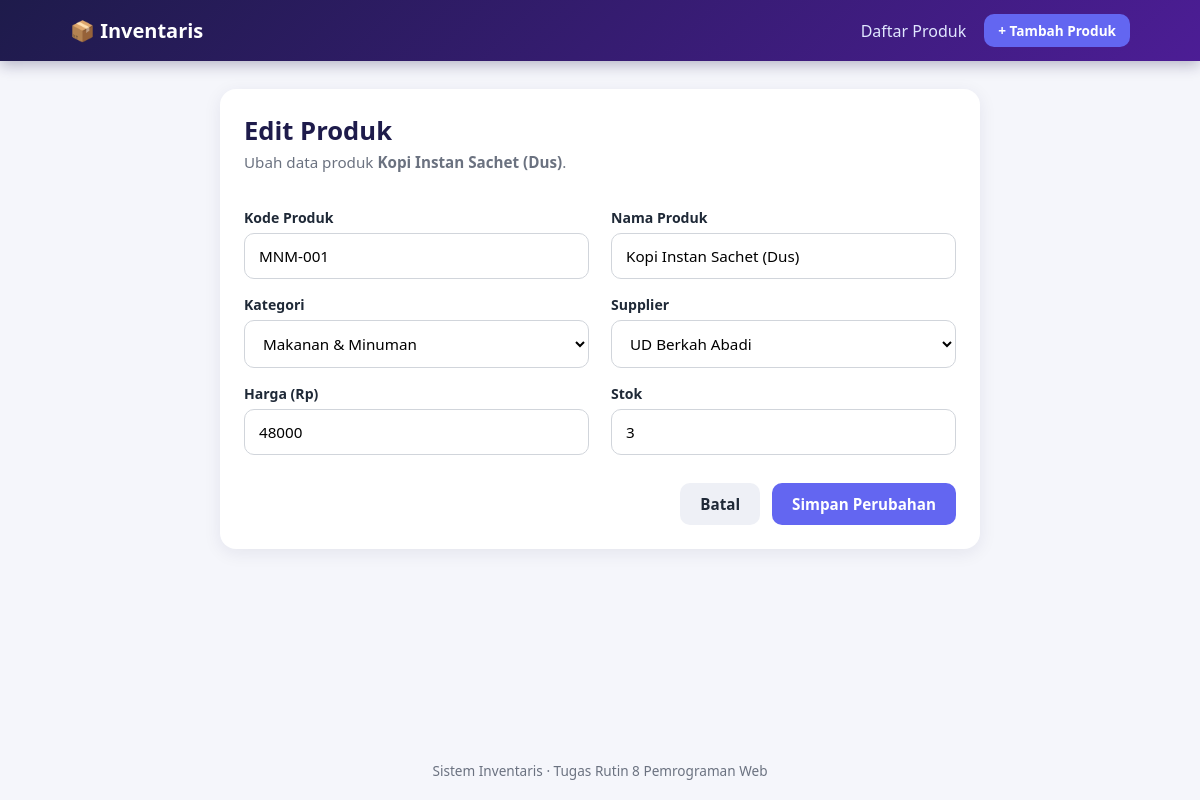
The app's page /edit.php?id=4 with its own data.
### tables this page shows
CREATE TABLE produk (
    id          INT UNSIGNED AUTO_INCREMENT PRIMARY KEY,
    kode_produk VARCHAR(20)  NOT NULL UNIQUE,
    nama_produk VARCHAR(150) NOT NULL,
    kategori_id INT UNSIGNED NOT NULL,
    supplier_id INT UNSIGNED NOT NULL,
    harga       DECIMAL(12,0) NOT NULL,
    stok        INT UNSIGNED NOT NULL DEFAULT 0,
    created_at  TIMESTAMP NOT NULL DEFAULT CURRENT_TIMESTAMP,
    CONSTRAINT fk_produk_kategori FOREIGN KEY (kategori_id)
        REFERENCES kategori(id) ON UPDATE CASCADE ON DELETE RESTRICT,
    CONSTRAINT fk_produk_supplier FOREIGN KEY (supplier_id)
        REFERENCES supplier(id) ON UPDATE CASCADE ON DELETE RESTRICT
);

CREATE TABLE kategori (
    id            INT UNSIGNED AUTO_INCREMENT PRIMARY KEY,
    nama_kategori VARCHAR(100) NOT NULL UNIQUE,
    deskripsi     VARCHAR(255) NULL
);

CREATE TABLE supplier (
    id            INT UNSIGNED AUTO_INCREMENT PRIMARY KEY,
    nama_supplier VARCHAR(100) NOT NULL,
    telepon       VARCHAR(20)  NOT NULL,
    alamat        VARCHAR(255) NULL
);

### includes/functions.php (called while the page is built, shortened)
<?php
require_once __DIR__ . '/../config/database.php';
function db(): PDO
{
    return Database::getInstance()->getConnection();
}
function e($text): string
{
    return htmlspecialchars((string)$text, ENT_QUOTES, 'UTF-8');
}
function getKategoriList(): array
{
    $stmt = db()->prepare('SELECT id, nama_kategori FROM kategori ORDER BY nama_kategori ASC');
    $stmt->execute();
    return $stmt->fetchAll();
}
function getSupplierList(): array
{
    $stmt = db()->prepare('SELECT id, nama_supplier FROM supplier ORDER BY nama_supplier ASC');
    $stmt->execute();
    return $stmt->fetchAll();
}
function getProdukById(int $id): ?array
{
    $sql = 'SELECT p.*, k.nama_kategori, s.nama_supplier
            FROM produk p
            INNER JOIN kategori k ON p.kategori_id = k.id
            INNER JOIN supplier s ON p.supplier_id = s.id
            WHERE p.id = :id';
    $stmt = db()->prepare($sql);
    $stmt->execute([':id' => $id]);
    $row = $stmt->fetch();
    return $row ?: null;
}
function validateIdParam($value): ?int
{
    $id = filter_var($value, FILTER_VALIDATE_INT, ['options' => ['min_range' => 1]]);
    return $id === false ? null : $id;
}

### config/database.php (called while the page is built, shortened)
<?php
class Database
{
    private static ?Database $instance = null;
    private PDO $pdo;
    private function __construct()
    {
        $dsn = 'mysql:host=' . self::DB_HOST . ';dbname=' . self::DB_NAME . ';charset=utf8mb4';
        try {
            $this->pdo = new PDO($dsn, self::DB_USER, self::DB_PASS, [
                PDO::ATTR_ERRMODE            => PDO::ERRMODE_EXCEPTION,
                PDO::ATTR_DEFAULT_FETCH_MODE => PDO::FETCH_ASSOC,
                PDO::ATTR_EMULATE_PREPARES   => false,
            ]);
        } catch (PDOException $e) {
            error_log('Koneksi database gagal: ' . $e->getMessage());
            http_response_code(500);
            die('<h2 style="font-family:sans-serif">Koneksi database gagal</h2>'
              . '<p style="font-family:sans-serif">Pastikan MySQL sudah Start di XAMPP dan '
              . 'file <code>database/schema.sql</code> sudah diimport.</p>'
              . '<pre>' . htmlspecialchars($e->getMessage(), ENT_QUOTES, 'UTF-8') . '</pre>');
        }
    }
    public static function getInstance(): Database
    {
        if (self::$instance === null) {
            self::$instance = new Database();
        }
        return self::$instance;
    }
    public function getConnection(): PDO
    {
        return $this->pdo;
    }
}

### includes/form_produk.php (the view, shortened to what this page needs)
<form method="POST" action="<?= e($formAction) ?>" novalidate>
    <div class="form-grid">
        <div>
            <label for="kode_produk">Kode Produk</label>
            <input type="text" id="kode_produk" name="kode_produk"
                   value="<?= e($produk['kode_produk']) ?>" placeholder="Contoh: ELK-002" maxlength="20" required>
        </div>
        <div>
            <label for="nama_produk">Nama Produk</label>
            <input type="text" id="nama_produk" name="nama_produk"
                   value="<?= e($produk['nama_produk']) ?>" placeholder="Nama produk" maxlength="150" required>
        </div>
        <div>
            <label for="kategori_id">Kategori</label>
            <select id="kategori_id" name="kategori_id" required>
                <?php foreach ($kategoriList as $k): ?>
                    <option value="<?= e($k['id']) ?>"
                        <?= ((string)($produk['kategori_id'] ?? '') === (string)$k['id']) ? 'selected' : '' ?>>
                        <?= e($k['nama_kategori']) ?>
                    </option>
                <?php endforeach; ?>
            </select>
        </div>
        <div>
            <label for="supplier_id">Supplier</label>
            <select id="supplier_id" name="supplier_id" required>
                <?php foreach ($supplierList as $s): ?>
                    <option value="<?= e($s['id']) ?>"
                        <?= ((string)($produk['supplier_id'] ?? '') === (string)$s['id']) ? 'selected' : '' ?>>
                        <?= e($s['nama_supplier']) ?>
                    </option>
                <?php endforeach; ?>
            </select>
        </div>
        <div>
            <label for="harga">Harga (Rp)</label>
            <input type="number" id="harga" name="harga" min="1" step="1"
                   value="<?= e($produk['harga']) ?>" placeholder="Contoh: 150000" required>
        </div>
        <div>
            <label for="stok">Stok</label>
            <input type="number" id="stok" name="stok" min="0" step="1"
                   value="<?= e($produk['stok']) ?>" placeholder="Jumlah stok" required>
        </div>
    </div>
    <div class="form-actions">
        <a href="index.php" class="btn btn-light">Batal</a>
        <button type="submit" class="btn btn-primary"><?= e($submitLabel) ?></button>
    </div>
</form>

### edit.php (shortened to what this page needs)
<?php
require_once 'includes/functions.php';
$id = validateIdParam($_GET['id'] ?? null);
$produk = getProdukById($id);
$kategoriList = getKategoriList();
$supplierList = getSupplierList();
$formAction  = 'edit.php?id=' . $id;
$submitLabel = 'Simpan Perubahan';
include 'includes/header.php';
?>
<div class="card card-form">
    <h1>Edit Produk</h1>
    <p class="subtitle">Ubah data produk <strong><?= e($produk['nama_produk']) ?></strong>.</p>
    <?php include 'includes/form_produk.php'; ?>
</div>
<?php include 'includes/footer.php'; ?>

### assets/style.css (style rules this page uses)
* { box-sizing: border-box; margin: 0; padding: 0; }
:root { --primary: #6366f1; --primary-dark: #4f46e5; --dark: #1e1b4b; --text: #1f2937; --muted: #6b7280; --border: #e5e7eb; }
body { font-family: 'Segoe UI', system-ui, sans-serif; background: #f5f6fb; color: var(--text); min-height: 100vh; display: flex; flex-direction: column; }
h1 { font-size: 1.6rem; color: var(--dark); margin-bottom: 4px; }
.subtitle { color: var(--muted); margin-bottom: 20px; font-size: 0.95rem; }
.card { background: #fff; border-radius: 16px; padding: 24px; box-shadow: 0 4px 18px rgba(30, 27, 75, 0.08); }
.card-form { max-width: 760px; margin: 0 auto; }
.btn { display: inline-block; padding: 11px 20px; border: none; border-radius: 10px; font-size: 0.95rem; font-weight: 600; cursor: pointer; text-decoration: none; transition: background 0.2s, transform 0.1s; font-family: inherit; }
.btn-primary { background: var(--primary); color: #fff; }
.btn-light { background: #eef0f6; color: var(--text); }
.form-grid { display: grid; grid-template-columns: 1fr 1fr; gap: 0 22px; }
label { display: block; font-weight: 600; font-size: 0.88rem; margin: 16px 0 6px; }
input[type="text"], input[type="number"], select { width: 100%; padding: 12px 14px; border: 1.5px solid #d1d5db; border-radius: 10px; font-size: 0.95rem; font-family: inherit; background: #fff; transition: border-color 0.2s, box-shadow 0.2s; }
.form-actions { display: flex; justify-content: flex-end; gap: 12px; margin-top: 28px; }

### records on screen
produk: nama_produk "Kopi Instan Sachet (Dus)", kode_produk "MNM-001", kategori_id "Makanan & Minuman", supplier_id "UD Berkah Abadi", harga "48000", stok "3"

### other values on screen
$submitLabel "Simpan Perubahan"
